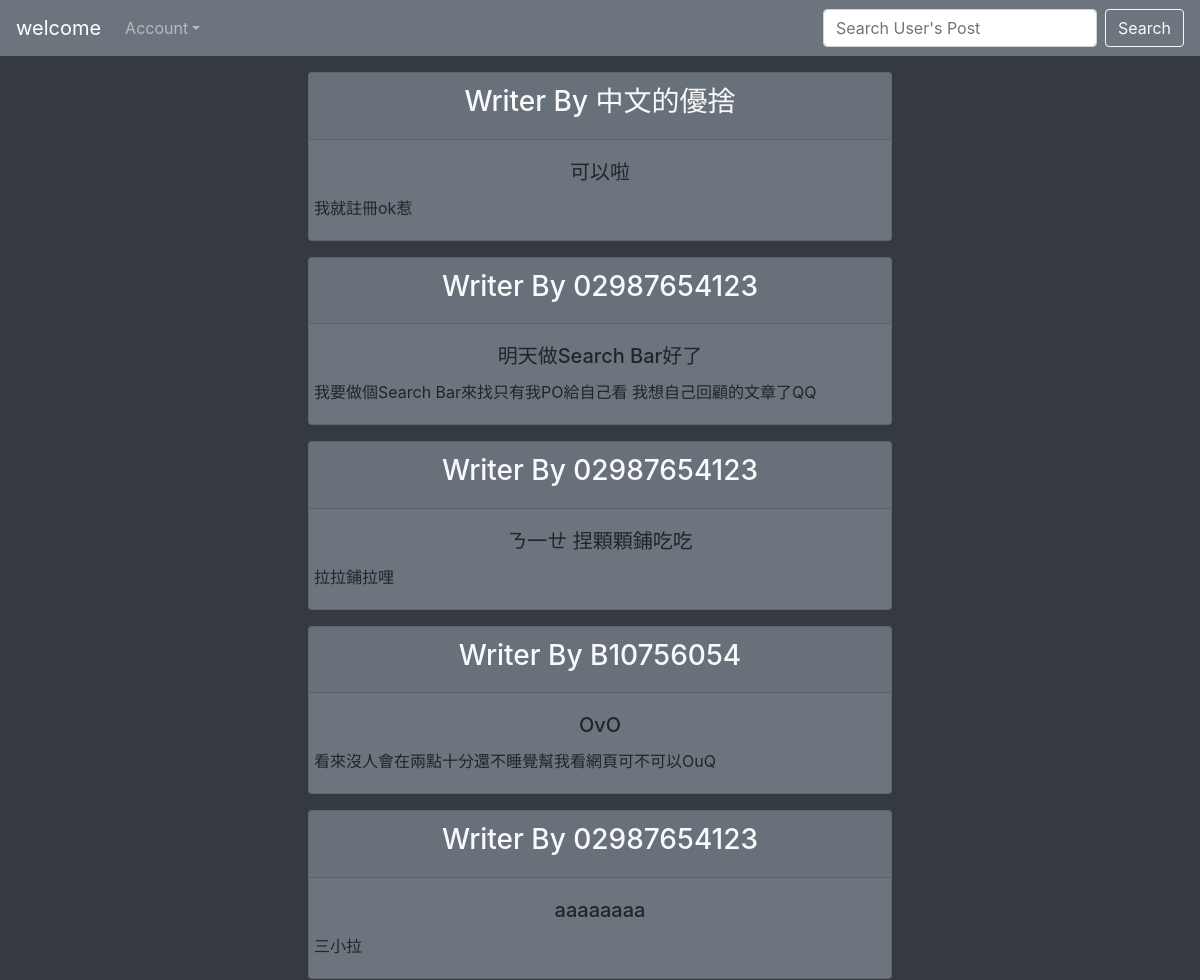
The app's page / (upper part), older data.
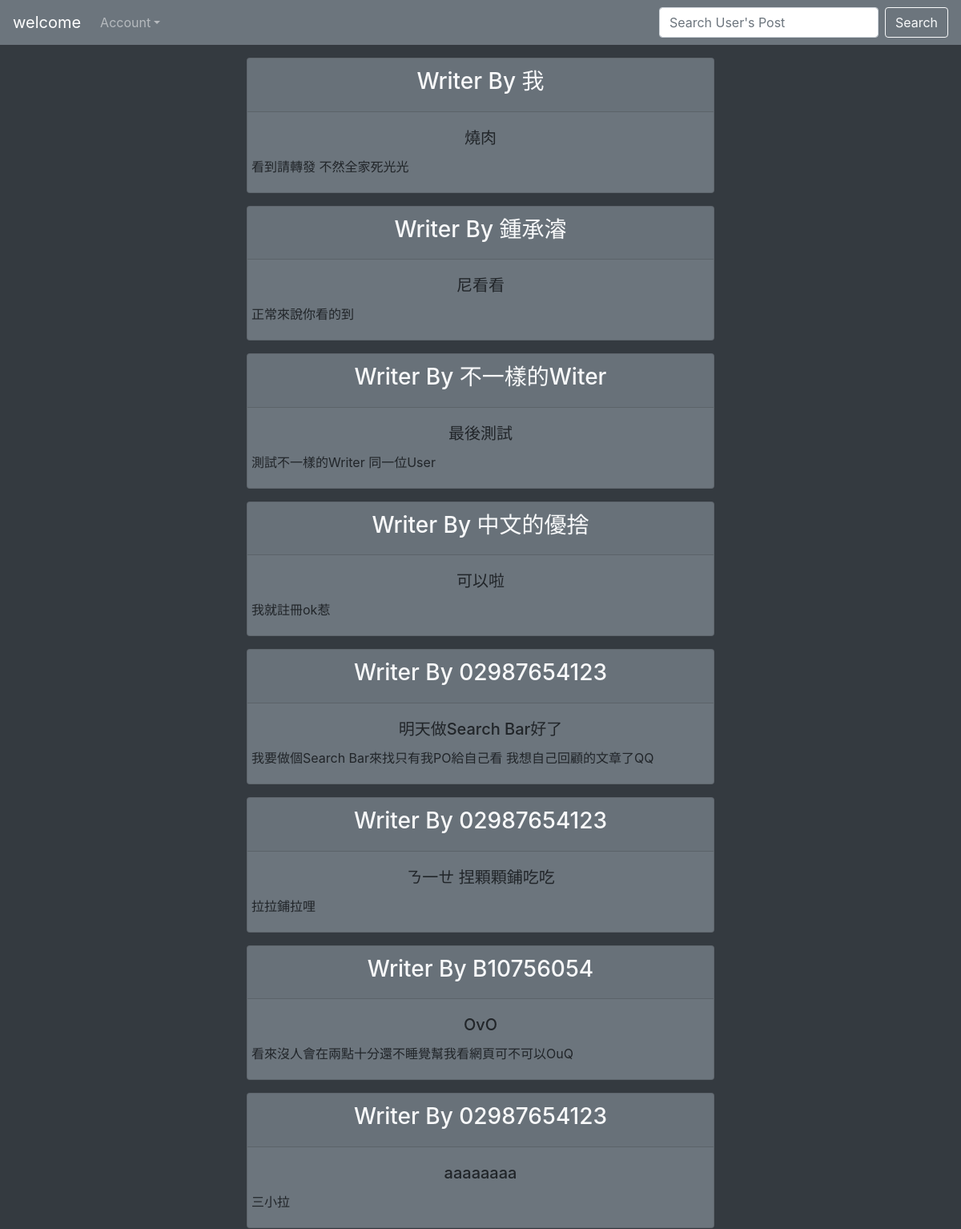
The same page, newer data.
### main_site/models.py (models this page shows, shortened)
class userArticle(models.Model):
    id = models.AutoField(primary_key=True)
    USER = models.ForeignKey(User, on_delete=models.CASCADE, null=True)
    Article_writer = models.CharField(max_length=255, null=True, blank=True)
    Article_title = models.CharField(max_length=255, null=True, blank=True)
    Article = models.TextField(null=True, blank=True)

### main_site/views.py (the view)
# urls.py: path('', main, name="index"),
def main(request):
    user_Article_data = userArticle.objects.all()
    if 'search' in request.GET:
        search = request.GET['search']
        user_Article_data = userArticle.objects.filter(Article_writer=search)
    return render(request, 'main_site.html', {'user_Article_data': user_Article_data})

### templates/main_site.html (shortened to what this page needs)
<!doctype html>
<html lang="en">
  <head>
    <link rel="stylesheet" href="https://stackpath.bootstrapcdn.com/bootstrap/4.3.1/css/bootstrap.min.css">
  </head>
  <body class="bg-dark">
      <nav class="navbar sticky-top navbar-expand-sm navbar-dark bg-secondary">
            <a class="navbar-brand" href="/">welcome {{request.user.username}}</a>
            <div class="collapse navbar-collapse" id="collapsibleNavId">
                <ul class="navbar-nav mr-auto mt-2 mt-lg-0">
                <li class="nav-item dropdown">
                    <a class="nav-link dropdown-toggle" href="#" id="dropdownId" data-toggle="dropdown" aria-haspopup="true" aria-expanded="false">Account</a>
                </li>
                </ul>
                <form class="form-inline my-2 my-lg-0">
                  <input class="form-control mr-sm-2" type="search" name="search" id="search" placeholder="Search User's Post" aria-label="search">
                  <button class="btn btn-outline-light my-2 my-sm-0"  type="submit">Search</button>
                </form>
            </div>
      </nav>
      {% for user_Article in user_Article_data|slice:"::-1" %}
        <div style= "margin:1rem" class="row justify-content-center">
          <div class="col-sm-6">
            <div class="row card text-center bg-secondary">
                <div class="card-header text-light font-weight-bold">
                    <h3>Writer By {{user_Article.Article_writer}}<h3>
                </div>
                <div class="row">
                  <div class="card-body">
                    <h5 class="card-title">{{user_Article.Article_title}}</h5>
                    <p class="card-text text-lg-left">{{user_Article.Article}}</p>
                  </div>
                </div>
              </div>
            </div>
          </div>
        {% endfor %}
  </body>
</html>

Row changes from the older to the newer data that the page shows:
added userArticle: Article_writer "我", Article_title "燒肉", Article "看到請轉發 不然全家死光光"
added userArticle: Article_writer "鍾承濬", Article_title "尼看看", Article "正常來說你看的到"
added userArticle: Article_writer "不一樣的Witer", Article_title "最後測試", Article "測試不一樣的Writer 同一位User"
